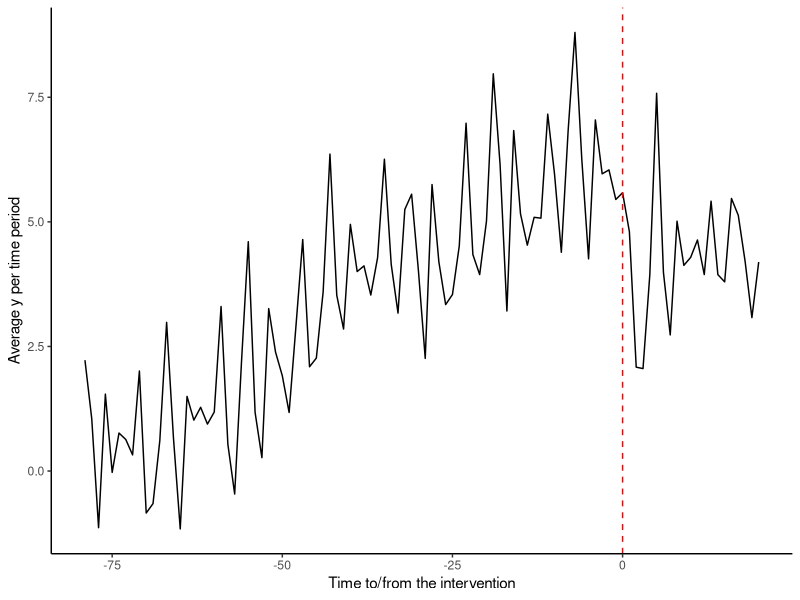

Recreate this plot in R.
rm(list = ls())

# Set-up
library(ggplot2)
library(dplyr)
library(data.table)


# Generate simulated dataset
n.time <- 100 # Number of time points
intervention <- round(0.8*n.time) # Time point of intervention
n.id <- 60 # Number of unique individuals
constant <- 1
order <- 12  # Replace p with the desired order of the autocorrelation
ar_params <- c(0.5, 0.3, 0.001, 0, 0, -.050, -.020, 0, 0, 0, 0.03, 0.15)  # Replace ar1, ar2, ... with the autocorrelation parameters
year.effect <- rnorm(n.time%/%12 + 1, 0, 0.5) # not growing ;-)
year.effect <- c(rep(year.effect[1:(n.time%/%12)], each = 12), 
                 rep(year.effect[(n.time%%12 + 1)], each = n.time%%12))
season.effect <- rnorm(12, 0, 1)
season.effect <- c(rep(season.effect, n.time%/%12), season.effect[1:(n.time%%12)])
X <- sample(c(0,1), n.id, T)

# Generate the time series
ar_process <- function(n.time, ar_params){
  
  errors <- rnorm(n.time, 0, 1) # Generate the random errors
  simulated_data <- numeric(n.time)
  
  for (i in length(ar_params):n.time) {
    simulated_data[i] <- sum(ar_params * simulated_data[(i - length(ar_params)):(i - 1)]) + errors[i]
  } 
  
  simulated_data
}



# Simulate an ITS
df <- data.frame(
  id = rep(seq(1:n.id), each = n.time),
  X = rep(X, each = n.time),
  year = rep(c(rep(1:(n.time%/%12), each = 12), rep(n.time%/%12+1, n.time%%12)), 
             n.id),
  season = rep(c(rep(1:12, n.time%/%12), (1:12)[1:(n.time%%12)]), 
               n.id),
  id.effect = rep(rnorm(n.id, 0, 10), each = n.time),
  # error.time = arima.sim(list(order = c(1, 12, 2), ar = 0.7, ma = c(1,2)), 
  #                        n = n.time*n.id-12, sd=1),
  year.effect = rep(year.effect, n.id),
  season.effect = rep(season.effect, n.id),
  post = rep(c(rep(0, intervention), rep(1, 0.2*n.time)), n.id),
  time = rep((1:n.time)-intervention, n.id),
  error.ar = unlist(replicate(n.id, ar_process(n.time, ar_params), simplify = F)),
  error = rep(rnorm(n.time, 0, 0.5), n.id)
)

df$y = with(df, constant + 0.075*(time + abs(min(df$time))) - (0.085*post) -0.04*post*(time + abs(min(df$time))) + 
              + year.effect + season.effect + 0.2*X + error + error.ar)


# Final df
df <- df[, c("id", "X", "year", "season", "post", "time", "y")]
df <- data.table(df)


# Graph

df  %>% 
  group_by(time)  %>% 
  summarise(y = mean(y))  %>% 
  ggplot(aes(y = y, x = time)) +
  geom_line() +
  labs(x = "Time to/from the intervention",
       y = "Average y per time period") +
  geom_vline(xintercept = 0, color = "red", linetype = 2) +
  theme_classic()

# segm1 <- lm(y  ~ time + post + post*time,
#             data = df) 
# summary(segm1)

# # With Newey West standard errors
# coeftest(segm1, vcov = NeweyWest)



